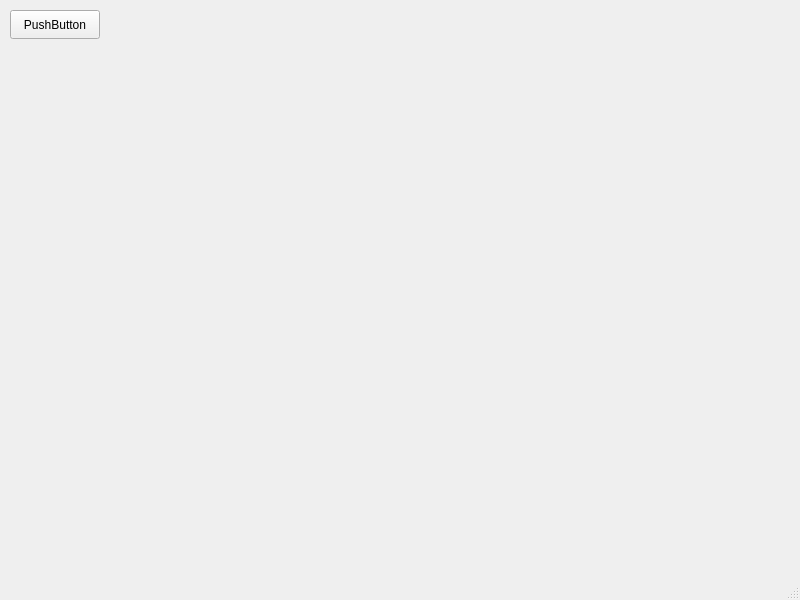
<?xml version="1.0" encoding="UTF-8"?>
<ui version="4.0">
 <class>MainWindow</class>
 <widget class="QMainWindow" name="MainWindow">
  <property name="geometry">
   <rect>
    <x>0</x>
    <y>0</y>
    <width>800</width>
    <height>600</height>
   </rect>
  </property>
  <property name="windowTitle">
   <string>MainWindow</string>
  </property>
  <widget class="QWidget" name="centralwidget">
   <widget class="QPushButton" name="pushButton">
    <property name="geometry">
     <rect>
      <x>10</x>
      <y>10</y>
      <width>90</width>
      <height>29</height>
     </rect>
    </property>
    <property name="text">
     <string>PushButton</string>
    </property>
   </widget>
  </widget>
  <widget class="QMenuBar" name="menubar">
   <property name="geometry">
    <rect>
     <x>0</x>
     <y>0</y>
     <width>800</width>
     <height>25</height>
    </rect>
   </property>
  </widget>
  <widget class="QStatusBar" name="statusbar"/>
 </widget>
 <resources/>
 <connections/>
</ui>
